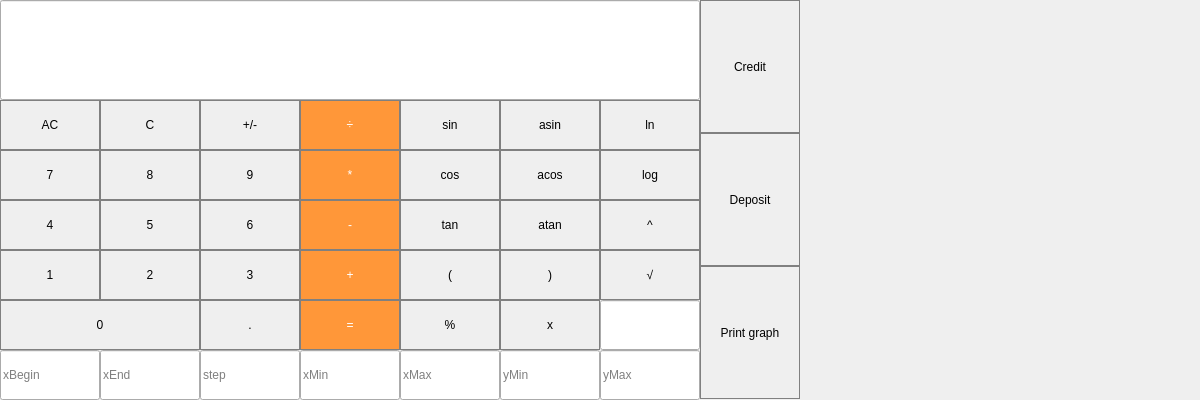
<?xml version="1.0" encoding="UTF-8"?>
<ui version="4.0">
 <class>MainWindow</class>
 <widget class="QMainWindow" name="MainWindow">
  <property name="geometry">
   <rect>
    <x>0</x>
    <y>0</y>
    <width>1200</width>
    <height>400</height>
   </rect>
  </property>
  <property name="windowTitle">
   <string>MainWindow</string>
  </property>
  <widget class="QWidget" name="centralwidget">
   <widget class="QLineEdit" name="lineEdit">
    <property name="geometry">
     <rect>
      <x>0</x>
      <y>0</y>
      <width>700</width>
      <height>100</height>
     </rect>
    </property>
    <property name="styleSheet">
     <string notr="true">QLabel {
qproperty-alignment: 'AlignVCenter | AlignRight';
border: 1px solid gray;
}

background-color: white;</string>
    </property>
    <property name="text">
     <string/>
    </property>
   </widget>
   <widget class="QPushButton" name="pushButton_AC">
    <property name="geometry">
     <rect>
      <x>0</x>
      <y>100</y>
      <width>100</width>
      <height>50</height>
     </rect>
    </property>
    <property name="styleSheet">
     <string notr="true">QPushButton{
border: 1px solid gray;
}
QPushButton:pressed{
background-color: qlineargradient(x1: 0, y1: 0, x2: 0, y2: 1, stop: 0 #BEBEBE, stop: 1 #D7D7D7);
}
</string>
    </property>
    <property name="text">
     <string>AC</string>
    </property>
   </widget>
   <widget class="QPushButton" name="pushButton_C">
    <property name="geometry">
     <rect>
      <x>100</x>
      <y>100</y>
      <width>100</width>
      <height>50</height>
     </rect>
    </property>
    <property name="styleSheet">
     <string notr="true">QPushButton{
border: 1px solid gray;
}
QPushButton:pressed{
background-color: qlineargradient(x1: 0, y1: 0, x2: 0, y2: 1, stop: 0 #BEBEBE, stop: 1 #D7D7D7);
}
</string>
    </property>
    <property name="text">
     <string>C</string>
    </property>
   </widget>
   <widget class="QPushButton" name="pushButton_sign">
    <property name="geometry">
     <rect>
      <x>200</x>
      <y>100</y>
      <width>100</width>
      <height>50</height>
     </rect>
    </property>
    <property name="styleSheet">
     <string notr="true">QPushButton{
border: 1px solid gray;
}
QPushButton:pressed{
background-color: qlineargradient(x1: 0, y1: 0, x2: 0, y2: 1, stop: 0 #BEBEBE, stop: 1 #D7D7D7);
}
</string>
    </property>
    <property name="text">
     <string>+/-</string>
    </property>
   </widget>
   <widget class="QPushButton" name="pushButton_div">
    <property name="geometry">
     <rect>
      <x>300</x>
      <y>100</y>
      <width>100</width>
      <height>50</height>
     </rect>
    </property>
    <property name="styleSheet">
     <string notr="true">QPushButton{
background-color: rgb(255, 151, 57);
color: white;
border: 1px solid gray;
}

QPushButton:pressed{
background-color: qlineargfradient(x1: 0, y1: 0, x2: 0, y2:1,
								stop: 0 #FF78312, stop: 1 #FF9739);
}</string>
    </property>
    <property name="text">
     <string>÷</string>
    </property>
   </widget>
   <widget class="QPushButton" name="pushButton_sin">
    <property name="geometry">
     <rect>
      <x>400</x>
      <y>100</y>
      <width>100</width>
      <height>50</height>
     </rect>
    </property>
    <property name="styleSheet">
     <string notr="true">QPushButton{
border: 1px solid gray;
}
QPushButton:pressed{
background-color: qlineargradient(x1: 0, y1: 0, x2: 0, y2: 1, stop: 0 #BEBEBE, stop: 1 #D7D7D7);
}
</string>
    </property>
    <property name="text">
     <string>sin</string>
    </property>
   </widget>
   <widget class="QPushButton" name="pushButton_asin">
    <property name="geometry">
     <rect>
      <x>500</x>
      <y>100</y>
      <width>100</width>
      <height>50</height>
     </rect>
    </property>
    <property name="styleSheet">
     <string notr="true">QPushButton{
border: 1px solid gray;
}
QPushButton:pressed{
background-color: qlineargradient(x1: 0, y1: 0, x2: 0, y2: 1, stop: 0 #BEBEBE, stop: 1 #D7D7D7);
}
</string>
    </property>
    <property name="text">
     <string>asin</string>
    </property>
   </widget>
   <widget class="QPushButton" name="pushButton_nlog">
    <property name="geometry">
     <rect>
      <x>600</x>
      <y>100</y>
      <width>100</width>
      <height>50</height>
     </rect>
    </property>
    <property name="styleSheet">
     <string notr="true">QPushButton{
border: 1px solid gray;
}
QPushButton:pressed{
background-color: qlineargradient(x1: 0, y1: 0, x2: 0, y2: 1, stop: 0 #BEBEBE, stop: 1 #D7D7D7);
}
</string>
    </property>
    <property name="text">
     <string>ln</string>
    </property>
   </widget>
   <widget class="QPushButton" name="pushButton_acos">
    <property name="geometry">
     <rect>
      <x>500</x>
      <y>150</y>
      <width>100</width>
      <height>50</height>
     </rect>
    </property>
    <property name="styleSheet">
     <string notr="true">QPushButton{
border: 1px solid gray;
}
QPushButton:pressed{
background-color: qlineargradient(x1: 0, y1: 0, x2: 0, y2: 1, stop: 0 #BEBEBE, stop: 1 #D7D7D7);
}
</string>
    </property>
    <property name="text">
     <string>acos</string>
    </property>
   </widget>
   <widget class="QPushButton" name="pushButton_9">
    <property name="geometry">
     <rect>
      <x>200</x>
      <y>150</y>
      <width>100</width>
      <height>50</height>
     </rect>
    </property>
    <property name="styleSheet">
     <string notr="true">QPushButton{
border: 1px solid gray;
}
QPushButton:pressed{
background-color: qlineargradient(x1: 0, y1: 0, x2: 0, y2: 1, stop: 0 #dadbde, stop: 1 #f6f7fa);
}</string>
    </property>
    <property name="text">
     <string>9</string>
    </property>
   </widget>
   <widget class="QPushButton" name="pushButton_log">
    <property name="geometry">
     <rect>
      <x>600</x>
      <y>150</y>
      <width>100</width>
      <height>50</height>
     </rect>
    </property>
    <property name="styleSheet">
     <string notr="true">QPushButton{
border: 1px solid gray;
}
QPushButton:pressed{
background-color: qlineargradient(x1: 0, y1: 0, x2: 0, y2: 1, stop: 0 #BEBEBE, stop: 1 #D7D7D7);
}
</string>
    </property>
    <property name="text">
     <string>log</string>
    </property>
   </widget>
   <widget class="QPushButton" name="pushButton_8">
    <property name="geometry">
     <rect>
      <x>100</x>
      <y>150</y>
      <width>100</width>
      <height>50</height>
     </rect>
    </property>
    <property name="styleSheet">
     <string notr="true">QPushButton{
border: 1px solid gray;
}
QPushButton:pressed{
background-color: qlineargradient(x1: 0, y1: 0, x2: 0, y2: 1, stop: 0 #dadbde, stop: 1 #f6f7fa);
}</string>
    </property>
    <property name="text">
     <string>8</string>
    </property>
   </widget>
   <widget class="QPushButton" name="pushButton_7">
    <property name="geometry">
     <rect>
      <x>0</x>
      <y>150</y>
      <width>100</width>
      <height>50</height>
     </rect>
    </property>
    <property name="styleSheet">
     <string notr="true">QPushButton{
border: 1px solid gray;
}
QPushButton:pressed{
background-color: qlineargradient(x1: 0, y1: 0, x2: 0, y2: 1, stop: 0 #dadbde, stop: 1 #f6f7fa);
}</string>
    </property>
    <property name="text">
     <string>7</string>
    </property>
   </widget>
   <widget class="QPushButton" name="pushButton_mul">
    <property name="geometry">
     <rect>
      <x>300</x>
      <y>150</y>
      <width>100</width>
      <height>50</height>
     </rect>
    </property>
    <property name="styleSheet">
     <string notr="true">QPushButton{
background-color: rgb(255, 151, 57);
color: white;
border: 1px solid gray;
}

QPushButton:pressed{
background-color: qlineargfradient(x1: 0, y1: 0, x2: 0, y2:1,
								stop: 0 #FF78312, stop: 1 #FF9739);
}</string>
    </property>
    <property name="text">
     <string>*</string>
    </property>
   </widget>
   <widget class="QPushButton" name="pushButton_cos">
    <property name="geometry">
     <rect>
      <x>400</x>
      <y>150</y>
      <width>100</width>
      <height>50</height>
     </rect>
    </property>
    <property name="styleSheet">
     <string notr="true">QPushButton{
border: 1px solid gray;
}
QPushButton:pressed{
background-color: qlineargradient(x1: 0, y1: 0, x2: 0, y2: 1, stop: 0 #BEBEBE, stop: 1 #D7D7D7);
}
</string>
    </property>
    <property name="text">
     <string>cos</string>
    </property>
   </widget>
   <widget class="QPushButton" name="pushButton_atan">
    <property name="geometry">
     <rect>
      <x>500</x>
      <y>200</y>
      <width>100</width>
      <height>50</height>
     </rect>
    </property>
    <property name="styleSheet">
     <string notr="true">QPushButton{
border: 1px solid gray;
}
QPushButton:pressed{
background-color: qlineargradient(x1: 0, y1: 0, x2: 0, y2: 1, stop: 0 #BEBEBE, stop: 1 #D7D7D7);
}
</string>
    </property>
    <property name="text">
     <string>atan</string>
    </property>
   </widget>
   <widget class="QPushButton" name="pushButton_6">
    <property name="geometry">
     <rect>
      <x>200</x>
      <y>200</y>
      <width>100</width>
      <height>50</height>
     </rect>
    </property>
    <property name="styleSheet">
     <string notr="true">QPushButton{
border: 1px solid gray;
}
QPushButton:pressed{
background-color: qlineargradient(x1: 0, y1: 0, x2: 0, y2: 1, stop: 0 #dadbde, stop: 1 #f6f7fa);
}</string>
    </property>
    <property name="text">
     <string>6</string>
    </property>
   </widget>
   <widget class="QPushButton" name="pushButton_pow">
    <property name="geometry">
     <rect>
      <x>600</x>
      <y>200</y>
      <width>100</width>
      <height>50</height>
     </rect>
    </property>
    <property name="styleSheet">
     <string notr="true">QPushButton{
border: 1px solid gray;
}
QPushButton:pressed{
background-color: qlineargradient(x1: 0, y1: 0, x2: 0, y2: 1, stop: 0 #BEBEBE, stop: 1 #D7D7D7);
}
</string>
    </property>
    <property name="text">
     <string>^</string>
    </property>
   </widget>
   <widget class="QPushButton" name="pushButton_5">
    <property name="geometry">
     <rect>
      <x>100</x>
      <y>200</y>
      <width>100</width>
      <height>50</height>
     </rect>
    </property>
    <property name="styleSheet">
     <string notr="true">QPushButton{
border: 1px solid gray;
}
QPushButton:pressed{
background-color: qlineargradient(x1: 0, y1: 0, x2: 0, y2: 1, stop: 0 #dadbde, stop: 1 #f6f7fa);
}</string>
    </property>
    <property name="text">
     <string>5</string>
    </property>
   </widget>
   <widget class="QPushButton" name="pushButton_4">
    <property name="geometry">
     <rect>
      <x>0</x>
      <y>200</y>
      <width>100</width>
      <height>50</height>
     </rect>
    </property>
    <property name="styleSheet">
     <string notr="true">QPushButton{
border: 1px solid gray;
}
QPushButton:pressed{
background-color: qlineargradient(x1: 0, y1: 0, x2: 0, y2: 1, stop: 0 #dadbde, stop: 1 #f6f7fa);
}</string>
    </property>
    <property name="text">
     <string>4</string>
    </property>
   </widget>
   <widget class="QPushButton" name="pushButton_sub">
    <property name="geometry">
     <rect>
      <x>300</x>
      <y>200</y>
      <width>100</width>
      <height>50</height>
     </rect>
    </property>
    <property name="styleSheet">
     <string notr="true">QPushButton{
background-color: rgb(255, 151, 57);
color: white;
border: 1px solid gray;
}

QPushButton:pressed{
background-color: qlineargfradient(x1: 0, y1: 0, x2: 0, y2:1,
								stop: 0 #FF78312, stop: 1 #FF9739);
}</string>
    </property>
    <property name="text">
     <string>-</string>
    </property>
   </widget>
   <widget class="QPushButton" name="pushButton_tan">
    <property name="geometry">
     <rect>
      <x>400</x>
      <y>200</y>
      <width>100</width>
      <height>50</height>
     </rect>
    </property>
    <property name="styleSheet">
     <string notr="true">QPushButton{
border: 1px solid gray;
}
QPushButton:pressed{
background-color: qlineargradient(x1: 0, y1: 0, x2: 0, y2: 1, stop: 0 #BEBEBE, stop: 1 #D7D7D7);
}
</string>
    </property>
    <property name="text">
     <string>tan</string>
    </property>
   </widget>
   <widget class="QPushButton" name="pushButton_Rbracket">
    <property name="geometry">
     <rect>
      <x>500</x>
      <y>250</y>
      <width>100</width>
      <height>50</height>
     </rect>
    </property>
    <property name="styleSheet">
     <string notr="true">QPushButton{
border: 1px solid gray;
}
QPushButton:pressed{
background-color: qlineargradient(x1: 0, y1: 0, x2: 0, y2: 1, stop: 0 #BEBEBE, stop: 1 #D7D7D7);
}
</string>
    </property>
    <property name="text">
     <string>)</string>
    </property>
   </widget>
   <widget class="QPushButton" name="pushButton_3">
    <property name="geometry">
     <rect>
      <x>200</x>
      <y>250</y>
      <width>100</width>
      <height>50</height>
     </rect>
    </property>
    <property name="styleSheet">
     <string notr="true">QPushButton{
border: 1px solid gray;
}
QPushButton:pressed{
background-color: qlineargradient(x1: 0, y1: 0, x2: 0, y2: 1, stop: 0 #dadbde, stop: 1 #f6f7fa);
}</string>
    </property>
    <property name="text">
     <string>3</string>
    </property>
   </widget>
   <widget class="QPushButton" name="pushButton_sqwrt">
    <property name="geometry">
     <rect>
      <x>600</x>
      <y>250</y>
      <width>100</width>
      <height>50</height>
     </rect>
    </property>
    <property name="styleSheet">
     <string notr="true">QPushButton{
border: 1px solid gray;
}
QPushButton:pressed{
background-color: qlineargradient(x1: 0, y1: 0, x2: 0, y2: 1, stop: 0 #BEBEBE, stop: 1 #D7D7D7);
}
</string>
    </property>
    <property name="text">
     <string>√</string>
    </property>
   </widget>
   <widget class="QPushButton" name="pushButton_2">
    <property name="geometry">
     <rect>
      <x>100</x>
      <y>250</y>
      <width>100</width>
      <height>50</height>
     </rect>
    </property>
    <property name="styleSheet">
     <string notr="true">QPushButton{
border: 1px solid gray;
}
QPushButton:pressed{
background-color: qlineargradient(x1: 0, y1: 0, x2: 0, y2: 1, stop: 0 #dadbde, stop: 1 #f6f7fa);
}</string>
    </property>
    <property name="text">
     <string>2</string>
    </property>
   </widget>
   <widget class="QPushButton" name="pushButton_1">
    <property name="geometry">
     <rect>
      <x>0</x>
      <y>250</y>
      <width>100</width>
      <height>50</height>
     </rect>
    </property>
    <property name="styleSheet">
     <string notr="true">QPushButton{
border: 1px solid gray;
}
QPushButton:pressed{
background-color: qlineargradient(x1: 0, y1: 0, x2: 0, y2: 1, stop: 0 #dadbde, stop: 1 #f6f7fa);
}</string>
    </property>
    <property name="text">
     <string>1</string>
    </property>
   </widget>
   <widget class="QPushButton" name="pushButton_sum">
    <property name="geometry">
     <rect>
      <x>300</x>
      <y>250</y>
      <width>100</width>
      <height>50</height>
     </rect>
    </property>
    <property name="styleSheet">
     <string notr="true">QPushButton{
background-color: rgb(255, 151, 57);
color: white;
border: 1px solid gray;
}

QPushButton:pressed{
background-color: qlineargfradient(x1: 0, y1: 0, x2: 0, y2:1,
								stop: 0 #FF78312, stop: 1 #FF9739);
}</string>
    </property>
    <property name="text">
     <string>+</string>
    </property>
   </widget>
   <widget class="QPushButton" name="pushButton_LBracket">
    <property name="geometry">
     <rect>
      <x>400</x>
      <y>250</y>
      <width>100</width>
      <height>50</height>
     </rect>
    </property>
    <property name="styleSheet">
     <string notr="true">QPushButton{
border: 1px solid gray;
}
QPushButton:pressed{
background-color: qlineargradient(x1: 0, y1: 0, x2: 0, y2: 1, stop: 0 #BEBEBE, stop: 1 #D7D7D7);
}
</string>
    </property>
    <property name="text">
     <string>(</string>
    </property>
   </widget>
   <widget class="QPushButton" name="pushButton_const">
    <property name="geometry">
     <rect>
      <x>500</x>
      <y>300</y>
      <width>100</width>
      <height>50</height>
     </rect>
    </property>
    <property name="styleSheet">
     <string notr="true">QPushButton{
border: 1px solid gray;
}
QPushButton:pressed{
background-color: qlineargradient(x1: 0, y1: 0, x2: 0, y2: 1, stop: 0 #BEBEBE, stop: 1 #D7D7D7);
}
</string>
    </property>
    <property name="text">
     <string>x</string>
    </property>
   </widget>
   <widget class="QPushButton" name="pushButton_dot">
    <property name="geometry">
     <rect>
      <x>200</x>
      <y>300</y>
      <width>100</width>
      <height>50</height>
     </rect>
    </property>
    <property name="styleSheet">
     <string notr="true">QPushButton{
border: 1px solid gray;
}
QPushButton:pressed{
background-color: qlineargradient(x1: 0, y1: 0, x2: 0, y2: 1, stop: 0 #BEBEBE, stop: 1 #D7D7D7);
}
</string>
    </property>
    <property name="text">
     <string>.</string>
    </property>
   </widget>
   <widget class="QPushButton" name="pushButton_0">
    <property name="geometry">
     <rect>
      <x>0</x>
      <y>300</y>
      <width>200</width>
      <height>50</height>
     </rect>
    </property>
    <property name="styleSheet">
     <string notr="true">QPushButton{
border: 1px solid gray;
}
QPushButton:pressed{
background-color: qlineargradient(x1: 0, y1: 0, x2: 0, y2: 1, stop: 0 #dadbde, stop: 1 #f6f7fa);
}</string>
    </property>
    <property name="text">
     <string>0</string>
    </property>
   </widget>
   <widget class="QPushButton" name="pushButton_result">
    <property name="geometry">
     <rect>
      <x>300</x>
      <y>300</y>
      <width>100</width>
      <height>50</height>
     </rect>
    </property>
    <property name="styleSheet">
     <string notr="true">QPushButton{
background-color: rgb(255, 151, 57);
color: white;
border: 1px solid gray;
}

QPushButton:pressed{
background-color: qlineargfradient(x1: 0, y1: 0, x2: 0, y2:1,
								stop: 0 #FF78312, stop: 1 #FF9739);
}</string>
    </property>
    <property name="text">
     <string>=</string>
    </property>
   </widget>
   <widget class="QPushButton" name="pushButton_mod">
    <property name="geometry">
     <rect>
      <x>400</x>
      <y>300</y>
      <width>100</width>
      <height>50</height>
     </rect>
    </property>
    <property name="styleSheet">
     <string notr="true">QPushButton{
border: 1px solid gray;
}
QPushButton:pressed{
background-color: qlineargradient(x1: 0, y1: 0, x2: 0, y2: 1, stop: 0 #BEBEBE, stop: 1 #D7D7D7);
}
</string>
    </property>
    <property name="text">
     <string>%</string>
    </property>
    <property name="Text" stdset="0">
     <string>%</string>
    </property>
   </widget>
   <widget class="QPushButton" name="pushButton_credit">
    <property name="geometry">
     <rect>
      <x>700</x>
      <y>0</y>
      <width>100</width>
      <height>133</height>
     </rect>
    </property>
    <property name="styleSheet">
     <string notr="true">QPushButton{
border: 1px solid gray;
}
QPushButton:pressed{
background-color: qlineargradient(x1: 0, y1: 0, x2: 0, y2: 1, stop: 0 #BEBEBE, stop: 1 #D7D7D7);
}</string>
    </property>
    <property name="text">
     <string>Credit</string>
    </property>
   </widget>
   <widget class="QPushButton" name="pushButton_print">
    <property name="geometry">
     <rect>
      <x>700</x>
      <y>266</y>
      <width>100</width>
      <height>133</height>
     </rect>
    </property>
    <property name="styleSheet">
     <string notr="true">QPushButton{
border: 1px solid gray;
}
QPushButton:pressed{
background-color: qlineargradient(x1: 0, y1: 0, x2: 0, y2: 1, stop: 0 #BEBEBE, stop: 1 #D7D7D7);
}</string>
    </property>
    <property name="text">
     <string>Print graph</string>
    </property>
   </widget>
   <widget class="QPushButton" name="pushButton_18">
    <property name="geometry">
     <rect>
      <x>700</x>
      <y>133</y>
      <width>100</width>
      <height>133</height>
     </rect>
    </property>
    <property name="styleSheet">
     <string notr="true">QPushButton{
border: 1px solid gray;
}
QPushButton:pressed{
background-color: qlineargradient(x1: 0, y1: 0, x2: 0, y2: 1, stop: 0 #BEBEBE, stop: 1 #D7D7D7);
}</string>
    </property>
    <property name="text">
     <string>Deposit</string>
    </property>
   </widget>
   <widget class="QCustomPlot" name="widget" native="true">
    <property name="geometry">
     <rect>
      <x>800</x>
      <y>0</y>
      <width>450</width>
      <height>400</height>
     </rect>
    </property>
   </widget>
   <widget class="QLineEdit" name="lineEdit_xBegin">
    <property name="geometry">
     <rect>
      <x>0</x>
      <y>350</y>
      <width>100</width>
      <height>50</height>
     </rect>
    </property>
    <property name="placeholderText">
     <string>xBegin</string>
    </property>
   </widget>
   <widget class="QLineEdit" name="lineEdit_xEnd">
    <property name="geometry">
     <rect>
      <x>100</x>
      <y>350</y>
      <width>100</width>
      <height>50</height>
     </rect>
    </property>
    <property name="placeholderText">
     <string>xEnd</string>
    </property>
   </widget>
   <widget class="QLineEdit" name="lineEdit_step">
    <property name="geometry">
     <rect>
      <x>200</x>
      <y>350</y>
      <width>100</width>
      <height>50</height>
     </rect>
    </property>
    <property name="placeholderText">
     <string>step</string>
    </property>
   </widget>
   <widget class="QLineEdit" name="lineEdit_xMin">
    <property name="geometry">
     <rect>
      <x>300</x>
      <y>350</y>
      <width>100</width>
      <height>50</height>
     </rect>
    </property>
    <property name="placeholderText">
     <string>xMin</string>
    </property>
   </widget>
   <widget class="QLineEdit" name="lineEdit_xMax">
    <property name="geometry">
     <rect>
      <x>400</x>
      <y>350</y>
      <width>100</width>
      <height>50</height>
     </rect>
    </property>
    <property name="placeholderText">
     <string>xMax</string>
    </property>
   </widget>
   <widget class="QLineEdit" name="lineEdit_yMin">
    <property name="geometry">
     <rect>
      <x>500</x>
      <y>350</y>
      <width>100</width>
      <height>50</height>
     </rect>
    </property>
    <property name="placeholderText">
     <string>yMin</string>
    </property>
   </widget>
   <widget class="QLineEdit" name="lineEdit_yMax">
    <property name="geometry">
     <rect>
      <x>600</x>
      <y>350</y>
      <width>100</width>
      <height>50</height>
     </rect>
    </property>
    <property name="placeholderText">
     <string>yMax</string>
    </property>
   </widget>
   <widget class="QLineEdit" name="lineEdit_value">
    <property name="geometry">
     <rect>
      <x>600</x>
      <y>300</y>
      <width>100</width>
      <height>50</height>
     </rect>
    </property>
    <property name="styleSheet">
     <string notr="true">QLabel {
qproperty-alignment: 'AlignVCenter | AlignRight';
border: 1px solid gray;
}

background-color: white;</string>
    </property>
    <property name="text">
     <string/>
    </property>
   </widget>
  </widget>
 </widget>
 <customwidgets>
  <customwidget>
   <class>QCustomPlot</class>
   <extends>QWidget</extends>
   <header>qcustomplot.h</header>
   <container>1</container>
  </customwidget>
 </customwidgets>
 <resources/>
 <connections/>
</ui>
